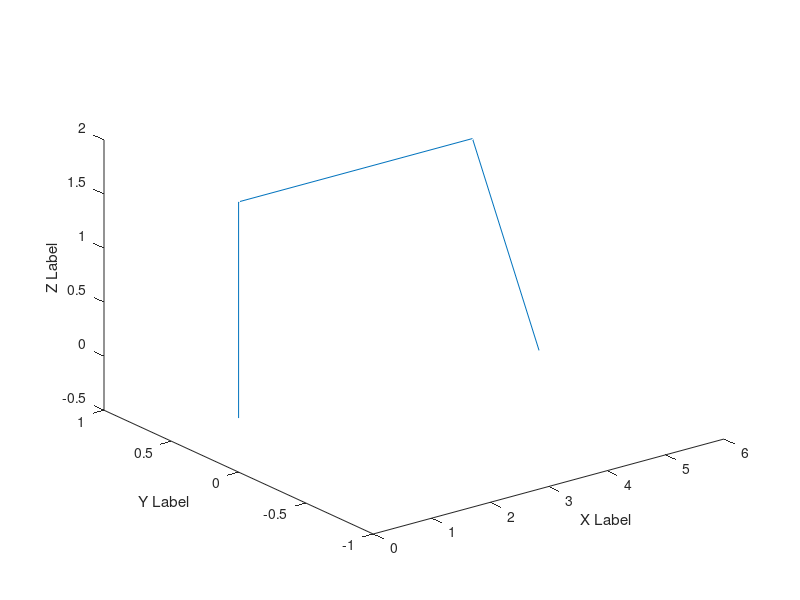

Here is the MATLAB script that generated this plot:

t = [0:.1:1]; 

% x_new = 8 + 0*t;
% z_new = 3 + 0*t + .5*(-.5)*t; 
% y_new = zeros(1, length(t));


dt = .1;

p1 = [0 0 4 8]; % List of all X points in Sequence
p2 = [0 0 0 0]; % List of all Y points in Sequence
p3 = [0 2 2 3]; % List of all Z points in Sequence

x0 = 8; 
z0 = 3; 


theta = atan2(z0,x0);

for i = 1:1:length(t)
    
plot3(p1, p2, p3)
xlabel("X Label")
ylabel("Y Label")
zlabel("Z Label")

    pause(0.5);

    
    x_new = x0 - 4.123*sin(theta)*dt;
    z_new = z0 - 4.123*cos(theta)*dt;
    y_new = 0;
    
    x0 = x_new;
    z0 = y_new; 
    
    
    theta = theta + 1*dt;

    p1(1,4)= x_new;
    p2(1,4)= y_new;
    p3(1,4)= z_new;
    
    
    
end 

